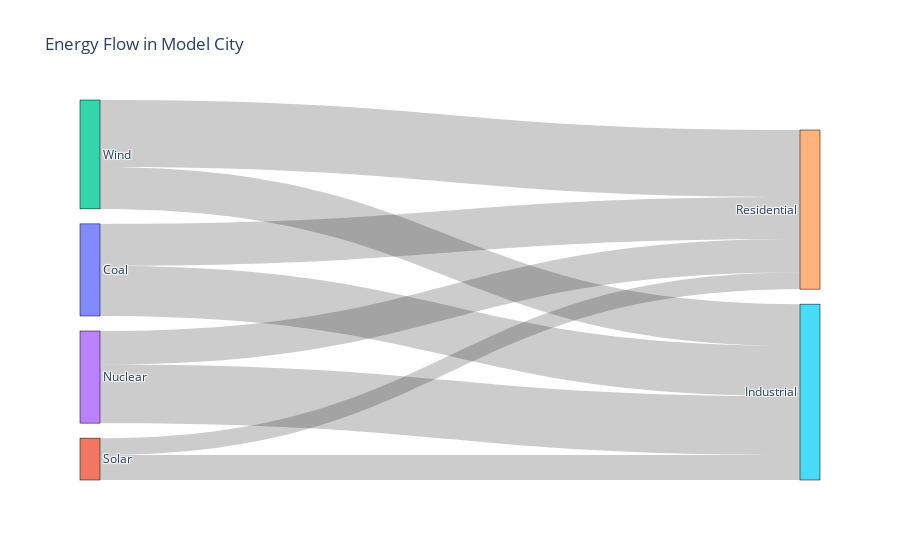

Notebook code for this chart:
### Markdown cell above
# Sankey Diagram

### Code cell
import plotly.graph_objects as go

labels = ["Coal", "Solar", "Wind", "Nuclear", "Residential", "Industrial", "Commercial"]

source = [0, 1, 2, 3, 0, 1, 2, 3] 
target = [4, 4, 4, 4, 5, 5, 5, 5] 
value = [25, 10, 40, 20, 30, 15, 25, 35] 

# Create the Sankey diagram object
fig = go.Figure(data=[go.Sankey(
    node=dict(
        pad=15,  
        thickness=20, 
        line=dict(color="black", width=0.5),
        label=labels 
    ),
    link=dict(
        source=source,  
        target=target, 
        value=value  
    ))])

fig.update_layout(title_text="Energy Flow in Model City", font_size=12)
fig.show()

### Figure 1 — Plotly figure (JSON) as saved in the notebook; plotly's stock layout.template omitted (floating-point values rounded to 4 significant figures)
{"data": [{"link": {"source": [0, 1, 2, 3, 0, 1, 2, 3], "target": [4, 4, 4, 4, 5, 5, 5, 5], "value": [25, 10, 40, 20, 30, 15, 25, 35]}, "node": {"label": ["Coal", "Solar", "Wind", "Nuclear", "Residential", "Industrial", "Commercial"], "line": {"color": "black", "width": 0.5}, "pad": 15, "thickness": 20}, "type": "sankey"}], "layout": {"font": {"size": 12}, "title": {"text": "Energy Flow in Model City"}}}
